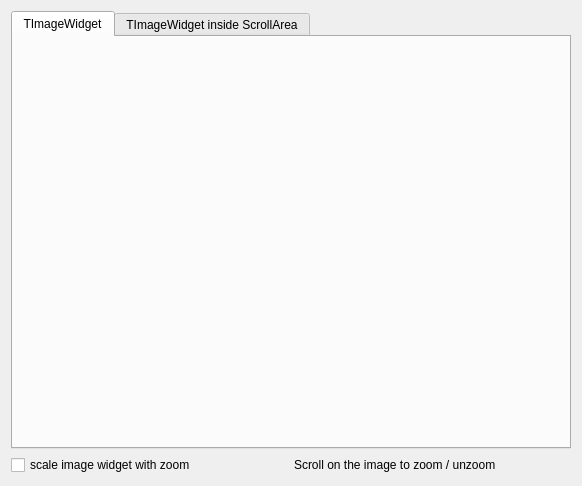
<?xml version="1.0" encoding="UTF-8"?>
<ui version="4.0">
 <class>Widget</class>
 <widget class="QWidget" name="Widget">
  <property name="geometry">
   <rect>
    <x>0</x>
    <y>0</y>
    <width>582</width>
    <height>486</height>
   </rect>
  </property>
  <property name="windowTitle">
   <string>Widget</string>
  </property>
  <layout class="QGridLayout" name="gridLayout_2">
   <item row="0" column="0" colspan="2">
    <widget class="QTabWidget" name="tabWidget">
     <property name="currentIndex">
      <number>0</number>
     </property>
     <widget class="QWidget" name="tab">
      <attribute name="title">
       <string>TImageWidget</string>
      </attribute>
      <layout class="QVBoxLayout" name="verticalLayout_2">
       <item>
        <widget class="TImageWidget" name="image"/>
       </item>
      </layout>
     </widget>
     <widget class="QWidget" name="tab_2">
      <attribute name="title">
       <string>TImageWidget inside ScrollArea</string>
      </attribute>
      <layout class="QGridLayout" name="gridLayout">
       <item row="0" column="0">
        <widget class="QScrollArea" name="scrollArea">
         <property name="widgetResizable">
          <bool>false</bool>
         </property>
         <widget class="QWidget" name="scrollAreaWidgetContents">
          <property name="geometry">
           <rect>
            <x>0</x>
            <y>0</y>
            <width>527</width>
            <height>384</height>
           </rect>
          </property>
         </widget>
        </widget>
       </item>
      </layout>
     </widget>
    </widget>
   </item>
   <item row="1" column="0">
    <widget class="QCheckBox" name="cbScaleWithZoom">
     <property name="text">
      <string>scale image widget with zoom</string>
     </property>
    </widget>
   </item>
   <item row="1" column="1">
    <widget class="QLabel" name="label">
     <property name="text">
      <string>Scroll on the image to zoom / unzoom</string>
     </property>
    </widget>
   </item>
  </layout>
 </widget>
 <layoutdefault spacing="6" margin="11"/>
 <customwidgets>
  <customwidget>
   <class>TImageWidget</class>
   <extends>QWidget</extends>
   <header>TImageWidget</header>
   <container>1</container>
  </customwidget>
 </customwidgets>
 <resources/>
 <connections/>
</ui>
